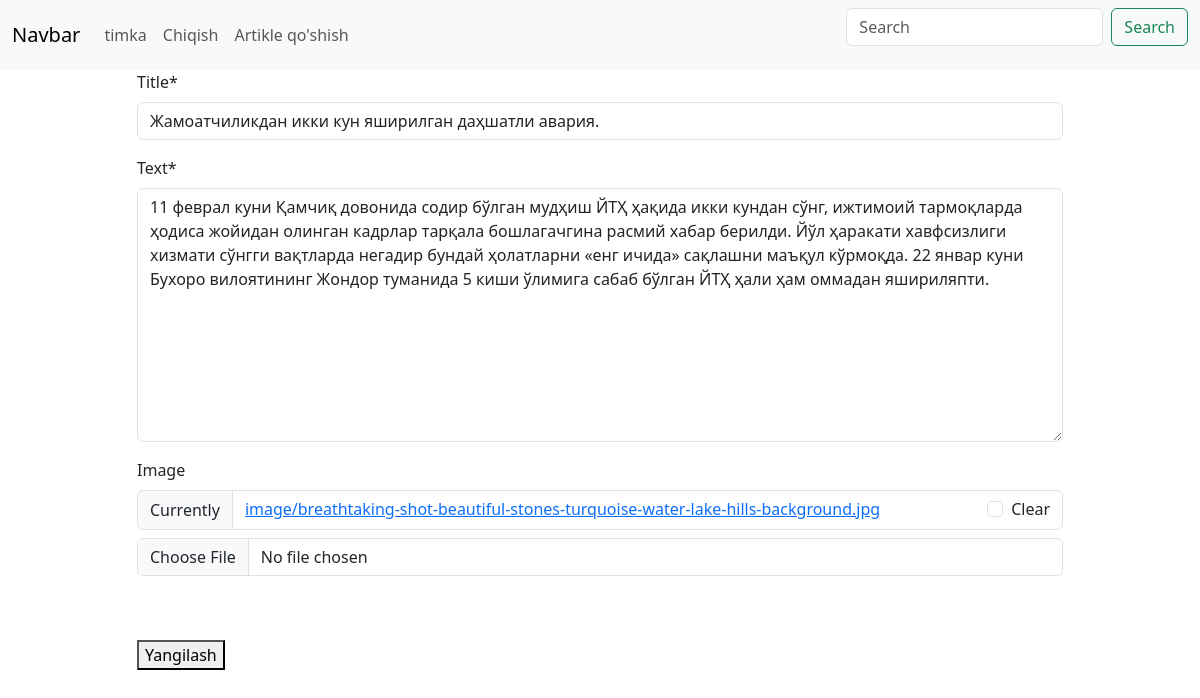
/2/update (signed in), run on the app's committed database.
### accounts/models.py (models this page shows)
class CustomUser(AbstractUser):
    number = models.CharField(max_length = 24, null = True, blank = True)

### article/models.py (models this page shows, shortened)
class Article(models.Model):
    title = models.CharField(max_length=50)
    image = models.ImageField(upload_to="image/", blank=True, null=True)
    text = RichTextField()
    author = models.ForeignKey(CustomUser, on_delete=models.CASCADE)
    timezone = models.DateTimeField(auto_now_add=True)
    class Meta:
        verbose_name = "Article"
        verbose_name_plural = "Articles"

### article/views.py (the view)
# urls.py: path("<int:pk>/update", UpdateArticleView.as_view(), name='update'),
class UpdateArticleView(LoginRequiredMixin, UserPassesTestMixin, UpdateView):
    model = Article
    template_name = "update.html"
    fields = ["title", "text", "image"]
    def test_func(self):
        obj = self.get_object()
        return obj.author == self.request.user

### templates/update.html (shortened to what this page needs)
{% extends 'base.html' %}
{% load static %}
{% load crispy_forms_tags %}
{% block content %}
<div class="container">
    <div class="row">
        <div class="col-lg-10 mx-auto">
            <form action="" method="post" enctype="multipart/form-data">
                {{ form|crispy }}
                <br>
                <br>
                <button class="btn-primary" type="submit">Yangilash</button>
            </form>
        </div>
    </div>
</div>
{% endblock content %}

### templates/base.html (shortened to what this page needs)
{% load static %}
<!DOCTYPE html>
<html lang="en">
<head>
    <link href="https://cdn.jsdelivr.net/npm/bootstrap@5.3.2/dist/css/bootstrap.min.css" rel="stylesheet"
>
</head>
<body>
    <nav class="navbar navbar-expand-lg bg-body-tertiary">
        <div class="container-fluid">
            <a class="navbar-brand" href="{% url 'home' %}">Navbar</a>
            <div class="collapse navbar-collapse" id="navbarSupportedContent">
                <ul class="navbar-nav me-auto mb-2 mb-lg-0">
                    {% if user.is_authenticated %}
                    <li class="nav-item">
                        <a class="nav-link" href="#">{{ user.username }}</a>
                    </li>
                    <li>
                        <a class="nav-link" href="{% url 'logout' %}">Chiqish</a>
                    </li>
                    <li>
                        <a class="nav-link" href="{% url 'create' %}">Artikle qo'shish</a>
                    </li>
                    {% endif %}
                </ul>
                <form class="d-flex" role="search">
                    <input class="form-control me-2" type="search" placeholder="Search" aria-label="Search">
                    <button class="btn btn-outline-success" type="submit">Search</button>
                </form>
            </div>
        </div>
    </nav>
    {% block content %}
    {% endblock content %}
</body>
</html>

### data on the page
CustomUser: username "timka"
Article: title "Жамоатчиликдан икки кун яширилган даҳшатли авария.", text "11 феврал куни Қамчиқ довонида содир бўлган мудҳиш ЙТҲ ҳақида икки кундан сўнг, ижтимоий тармоқларда ҳодиса жойидан олинган кадрлар тарқала бошлагачгина расмий хабар берилди. Йўл ҳаракати хавфсизлиги хизмати сўнгги вақтларда негадир бундай ҳолатларни «енг ичида» сақлашни маъқул кўрмоқда. 22 январ куни Бухоро вилоятининг Жондор туманида 5 киши ўлимига сабаб бўлган ЙТҲ ҳали ҳам оммадан яшириляпти."
